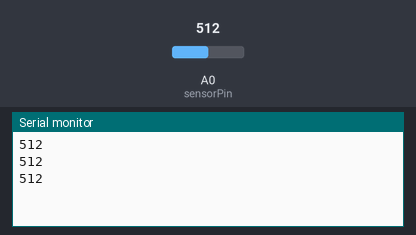
Recording of a sketch running on a simulated Arduino Uno, built with avr-gcc and run on an emulated ATmega328P. Shown: the last lines printed to the serial monitor. The inputs (shaded band) are chosen by the test bench; at power-on: A0 (sensorPin) = 512.

Above: at 1.3 s.
1.4 s: A0 (sensorPin) set to 716
At 1.9 s:
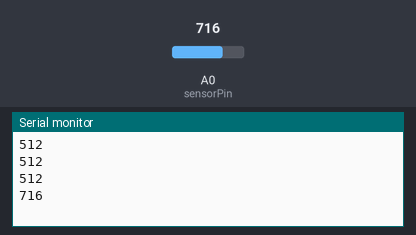
2.9 s: A0 (sensorPin) set to 900
At 3.4 s:
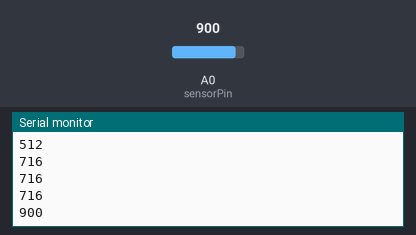
Timing chart, 0 to 5.9 s (numbered marks = the images above; inputs shaded):
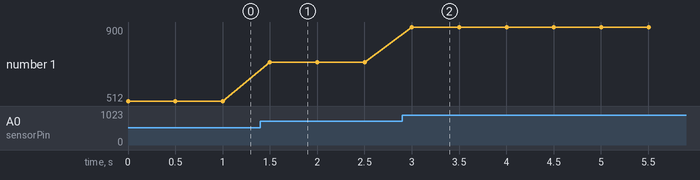

The sketch:

LuxMeasurementwithLDR.ino
```cpp
/* Photocell reading program */
// Constants
#define DELAY 500 // Delay between two measurements in ms
#define VIN 3.3 // V power voltage
#define R 5000 //ohm resistance value
// Parameters
const int sensorPin = A0; // Pin connected to sensor
//Variables
int sensorVal; // Analog value from the sensor
int lux; //Lux value
void setup(void) {
  Serial.begin(9600);
}
void loop(void) {
  sensorVal = analogRead(sensorPin);
 // lux=sensorRawToPhys(sensorVal);
  //Serial.print("Raw value from sensor= ");
  Serial.println(sensorVal); // the analog reading
  //Serial.print("Physical value from sensor = ");
  //Serial.print(lux); // the analog reading
  //Serial.println(" lumen"); // the analog reading
  delay(DELAY);
}
//int sensorRawToPhys(int raw){
  // Conversion rule
  //float Vout = float(raw) * (VIN / float(1023));// Conversion analog to voltage
  //float RLDR = (R * (VIN - Vout))/Vout; // Conversion voltage to resistance
  //int phys=500/(RLDR/1000); // Conversion resitance to lumen
  //return phys;
//}
```

Measured:
- after the input at 1.4 s, the serial monitor: prints a new line after 0.10 s (image 1)
- after the input at 2.9 s, the serial monitor: prints a new line after 0.10 s (image 2)
- plotted number 1: 512 → 716 after the input at 1.4 s, 716 → 900 after the input at 2.9 s
